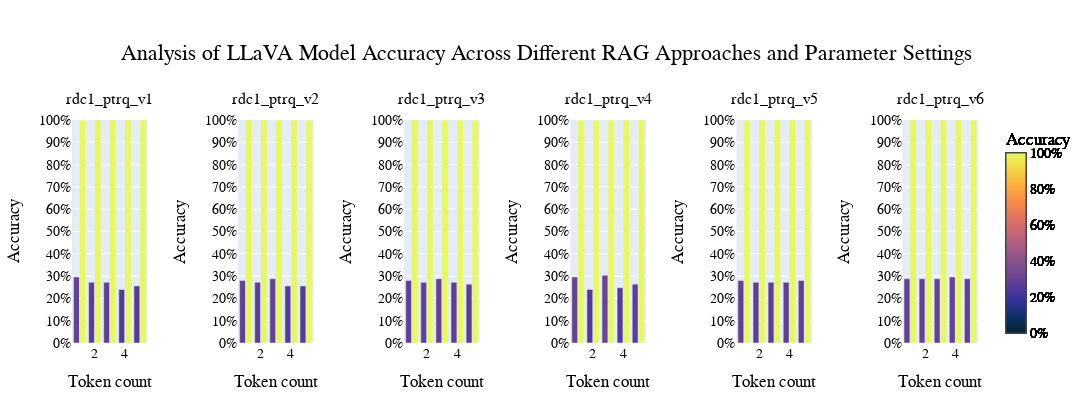

Write notebook code for a chart like this one.
### Markdown cell above
- 'rdc1_tc3' -> rq_v4 (el que mejor resultado da).
- Hacer lo mismo con Q+As (5 rags) (con pregunta y sin pregunta) --> DECIDIMOS LA MEJOR FORMA DE HACER IR  [SACAMOS OTRAS 2 LÍNEAS DE GRÁFICOS]
- Partir de este y hacer experimentos (2, 3, 4, 5 dokumentu)

BLOQUE RAG:

A: <RAG> ... </RAG> <br>
B: <RAG> ... </RAG> <br>
C: <RAG> ... </RAG> <br>
D: <RAG> ... </RAG> <br>

### Code cell
world_med_qa_v_plot_helpers.plot_rag_q_evaluation_results_by_groups(
    title="Analysis of LLaVA Model Accuracy Across Different RAG Approaches and Parameter Settings",
    evaluation_results=evaluation_results,
    row_variable='relevant_docs_count',
    column_variable='prompt_type',
    bar_graph_variable='token_count'
)

### Figure 1 — Plotly figure (JSON) as saved in the notebook; plotly's stock layout.template omitted (floating-point values rounded to 4 significant figures)
{"data": [{"hovertemplate": "Accuracy: %{y:.1%}<br>Token count: %{x}", "marker": {"cmax": 1, "cmin": 0, "color": [0.296, 0.272, 0.272, 0.24, 0.256], "colorbar": {"thickness": 20, "tickformat": ".0%", "tickvals": [0, 0.2, 0.4, 0.6, 0.8, 1], "title": {"text": "Accuracy"}}, "colorscale": [[0, "rgb(3, 35, 51)"], [0.09091, "rgb(13, 48, 100)"], [0.1818, "rgb(53, 50, 155)"], [0.2727, "rgb(93, 62, 153)"], [0.3636, "rgb(126, 77, 143)"], [0.4545, "rgb(158, 89, 135)"], [0.5455, "rgb(193, 100, 121)"], [0.6364, "rgb(225, 113, 97)"], [0.7273, "rgb(246, 139, 69)"], [0.8182, "rgb(251, 173, 60)"], [0.9091, "rgb(246, 211, 70)"], [1, "rgb(231, 250, 90)"]]}, "name": "rdc1_ptrq_v1", "type": "bar", "x": [1, 2, 3, 4, 5], "xaxis": "x", "y": [0.296, 0.272, 0.272, 0.24, 0.256], "yaxis": "y"}, {"hovertemplate": "Well-Formatted Answers: %{y:.1%}<br>Token count: %{x}", "marker": {"cmax": 1, "cmin": 0, "color": [1, 1, 1, 1, 1], "colorbar": {"thickness": 20, "tickformat": ".0%", "tickvals": [0, 0.2, 0.4, 0.6, 0.8, 1], "title": {"text": "Accuracy"}}, "colorscale": [[0, "rgb(3, 35, 51)"], [0.09091, "rgb(13, 48, 100)"], [0.1818, "rgb(53, 50, 155)"], [0.2727, "rgb(93, 62, 153)"], [0.3636, "rgb(126, 77, 143)"], [0.4545, "rgb(158, 89, 135)"], [0.5455, "rgb(193, 100, 121)"], [0.6364, "rgb(225, 113, 97)"], [0.7273, "rgb(246, 139, 69)"], [0.8182, "rgb(251, 173, 60)"], [0.9091, "rgb(246, 211, 70)"], [1, "rgb(231, 250, 90)"]]}, "name": "rdc1_ptrq_v1", "type": "bar", "x": [1, 2, 3, 4, 5], "xaxis": "x", "y": [1, 1, 1, 1, 1], "yaxis": "y"}, {"hovertemplate": "Accuracy: %{y:.1%}<br>Token count: %{x}", "marker": {"cmax": 1, "cmin": 0, "color": [0.28, 0.272, 0.288, 0.256, 0.256], "colorbar": {"thickness": 20, "tickformat": ".0%", "tickvals": [0, 0.2, 0.4, 0.6, 0.8, 1], "title": {"text": "Accuracy"}}, "colorscale": [[0, "rgb(3, 35, 51)"], [0.09091, "rgb(13, 48, 100)"], [0.1818, "rgb(53, 50, 155)"], [0.2727, "rgb(93, 62, 153)"], [0.3636, "rgb(126, 77, 143)"], [0.4545, "rgb(158, 89, 135)"], [0.5455, "rgb(193, 100, 121)"], [0.6364, "rgb(225, 113, 97)"], [0.7273, "rgb(246, 139, 69)"], [0.8182, "rgb(251, 173, 60)"], [0.9091, "rgb(246, 211, 70)"], [1, "rgb(231, 250, 90)"]]}, "name": "rdc1_ptrq_v2", "type": "bar", "x": [1, 2, 3, 4, 5], "xaxis": "x2", "y": [0.28, 0.272, 0.288, 0.256, 0.256], "yaxis": "y2"}, {"hovertemplate": "Well-Formatted Answers: %{y:.1%}<br>Token count: %{x}", "marker": {"cmax": 1, "cmin": 0, "color": [1, 1, 1, 1, 1], "colorbar": {"thickness": 20, "tickformat": ".0%", "tickvals": [0, 0.2, 0.4, 0.6, 0.8, 1], "title": {"text": "Accuracy"}}, "colorscale": [[0, "rgb(3, 35, 51)"], [0.09091, "rgb(13, 48, 100)"], [0.1818, "rgb(53, 50, 155)"], [0.2727, "rgb(93, 62, 153)"], [0.3636, "rgb(126, 77, 143)"], [0.4545, "rgb(158, 89, 135)"], [0.5455, "rgb(193, 100, 121)"], [0.6364, "rgb(225, 113, 97)"], [0.7273, "rgb(246, 139, 69)"], [0.8182, "rgb(251, 173, 60)"], [0.9091, "rgb(246, 211, 70)"], [1, "rgb(231, 250, 90)"]]}, "name": "rdc1_ptrq_v2", "type": "bar", "x": [1, 2, 3, 4, 5], "xaxis": "x2", "y": [1, 1, 1, 1, 1], "yaxis": "y2"}, {"hovertemplate": "Accuracy: %{y:.1%}<br>Token count: %{x}", "marker": {"cmax": 1, "cmin": 0, "color": [0.28, 0.272, 0.288, 0.272, 0.264], "colorbar": {"thickness": 20, "tickformat": ".0%", "tickvals": [0, 0.2, 0.4, 0.6, 0.8, 1], "title": {"text": "Accuracy"}}, "colorscale": [[0, "rgb(3, 35, 51)"], [0.09091, "rgb(13, 48, 100)"], [0.1818, "rgb(53, 50, 155)"], [0.2727, "rgb(93, 62, 153)"], [0.3636, "rgb(126, 77, 143)"], [0.4545, "rgb(158, 89, 135)"], [0.5455, "rgb(193, 100, 121)"], [0.6364, "rgb(225, 113, 97)"], [0.7273, "rgb(246, 139, 69)"], [0.8182, "rgb(251, 173, 60)"], [0.9091, "rgb(246, 211, 70)"], [1, "rgb(231, 250, 90)"]]}, "name": "rdc1_ptrq_v3", "type": "bar", "x": [1, 2, 3, 4, 5], "xaxis": "x3", "y": [0.28, 0.272, 0.288, 0.272, 0.264], "yaxis": "y3"}, {"hovertemplate": "Well-Formatted Answers: %{y:.1%}<br>Token count: %{x}", "marker": {"cmax": 1, "cmin": 0, "color": [1, 1, 1, 1, 1], "colorbar": {"thickness": 20, "tickformat": ".0%", "tickvals": [0, 0.2, 0.4, 0.6, 0.8, 1], "title": {"text": "Accuracy"}}, "colorscale": [[0, "rgb(3, 35, 51)"], [0.09091, "rgb(13, 48, 100)"], [0.1818, "rgb(53, 50, 155)"], [0.2727, "rgb(93, 62, 153)"], [0.3636, "rgb(126, 77, 143)"], [0.4545, "rgb(158, 89, 135)"], [0.5455, "rgb(193, 100, 121)"], [0.6364, "rgb(225, 113, 97)"], [0.7273, "rgb(246, 139, 69)"], [0.8182, "rgb(251, 173, 60)"], [0.9091, "rgb(246, 211, 70)"], [1, "rgb(231, 250, 90)"]]}, "name": "rdc1_ptrq_v3", "type": "bar", "x": [1, 2, 3, 4, 5], "xaxis": "x3", "y": [1, 1, 1, 1, 1], "yaxis": "y3"}, {"hovertemplate": "Accuracy: %{y:.1%}<br>Token count: %{x}", "marker": {"cmax": 1, "cmin": 0, "color": [0.296, 0.24, 0.304, 0.248, 0.264], "colorbar": {"thickness": 20, "tickformat": ".0%", "tickvals": [0, 0.2, 0.4, 0.6, 0.8, 1], "title": {"text": "Accuracy"}}, "colorscale": [[0, "rgb(3, 35, 51)"], [0.09091, "rgb(13, 48, 100)"], [0.1818, "rgb(53, 50, 155)"], [0.2727, "rgb(93, 62, 153)"], [0.3636, "rgb(126, 77, 143)"], [0.4545, "rgb(158, 89, 135)"], [0.5455, "rgb(193, 100, 121)"], [0.6364, "rgb(225, 113, 97)"], [0.7273, "rgb(246, 139, 69)"], [0.8182, "rgb(251, 173, 60)"], [0.9091, "rgb(246, 211, 70)"], [1, "rgb(231, 250, 90)"]]}, "name": "rdc1_ptrq_v4", "type": "bar", "x": [1, 2, 3, 4, 5], "xaxis": "x4", "y": [0.296, 0.24, 0.304, 0.248, 0.264], "yaxis": "y4"}, {"hovertemplate": "Well-Formatted Answers: %{y:.1%}<br>Token count: %{x}", "marker": {"cmax": 1, "cmin": 0, "color": [1, 1, 1, 1, 1], "colorbar": {"thickness": 20, "tickformat": ".0%", "tickvals": [0, 0.2, 0.4, 0.6, 0.8, 1], "title": {"text": "Accuracy"}}, "colorscale": [[0, "rgb(3, 35, 51)"], [0.09091, "rgb(13, 48, 100)"], [0.1818, "rgb(53, 50, 155)"], [0.2727, "rgb(93, 62, 153)"], [0.3636, "rgb(126, 77, 143)"], [0.4545, "rgb(158, 89, 135)"], [0.5455, "rgb(193, 100, 121)"], [0.6364, "rgb(225, 113, 97)"], [0.7273, "rgb(246, 139, 69)"], [0.8182, "rgb(251, 173, 60)"], [0.9091, "rgb(246, 211, 70)"], [1, "rgb(231, 250, 90)"]]}, "name": "rdc1_ptrq_v4", "type": "bar", "x": [1, 2, 3, 4, 5], "xaxis": "x4", "y": [1, 1, 1, 1, 1], "yaxis": "y4"}, {"hovertemplate": "Accuracy: %{y:.1%}<br>Token count: %{x}", "marker": {"cmax": 1, "cmin": 0, "color": [0.28, 0.272, 0.272, 0.272, 0.28], "colorbar": {"thickness": 20, "tickformat": ".0%", "tickvals": [0, 0.2, 0.4, 0.6, 0.8, 1], "title": {"text": "Accuracy"}}, "colorscale": [[0, "rgb(3, 35, 51)"], [0.09091, "rgb(13, 48, 100)"], [0.1818, "rgb(53, 50, 155)"], [0.2727, "rgb(93, 62, 153)"], [0.3636, "rgb(126, 77, 143)"], [0.4545, "rgb(158, 89, 135)"], [0.5455, "rgb(193, 100, 121)"], [0.6364, "rgb(225, 113, 97)"], [0.7273, "rgb(246, 139, 69)"], [0.8182, "rgb(251, 173, 60)"], [0.9091, "rgb(246, 211, 70)"], [1, "rgb(231, 250, 90)"]]}, "name": "rdc1_ptrq_v5", "type": "bar", "x": [1, 2, 3, 4, 5], "xaxis": "x5", "y": [0.28, 0.272, 0.272, 0.272, 0.28], "yaxis": "y5"}, {"hovertemplate": "Well-Formatted Answers: %{y:.1%}<br>Token count: %{x}", "marker": {"cmax": 1, "cmin": 0, "color": [1, 1, 1, 1, 1], "colorbar": {"thickness": 20, "tickformat": ".0%", "tickvals": [0, 0.2, 0.4, 0.6, 0.8, 1], "title": {"text": "Accuracy"}}, "colorscale": [[0, "rgb(3, 35, 51)"], [0.09091, "rgb(13, 48, 100)"], [0.1818, "rgb(53, 50, 155)"], [0.2727, "rgb(93, 62, 153)"], [0.3636, "rgb(126, 77, 143)"], [0.4545, "rgb(158, 89, 135)"], [0.5455, "rgb(193, 100, 121)"], [0.6364, "rgb(225, 113, 97)"], [0.7273, "rgb(246, 139, 69)"], [0.8182, "rgb(251, 173, 60)"], [0.9091, "rgb(246, 211, 70)"], [1, "rgb(231, 250, 90)"]]}, "name": "rdc1_ptrq_v5", "type": "bar", "x": [1, 2, 3, 4, 5], "xaxis": "x5", "y": [1, 1, 1, 1, 1], "yaxis": "y5"}, {"hovertemplate": "Accuracy: %{y:.1%}<br>Token count: %{x}", "marker": {"cmax": 1, "cmin": 0, "color": [0.288, 0.288, 0.288, 0.296, 0.288], "colorbar": {"thickness": 20, "tickformat": ".0%", "tickvals": [0, 0.2, 0.4, 0.6, 0.8, 1], "title": {"text": "Accuracy"}}, "colorscale": [[0, "rgb(3, 35, 51)"], [0.09091, "rgb(13, 48, 100)"], [0.1818, "rgb(53, 50, 155)"], [0.2727, "rgb(93, 62, 153)"], [0.3636, "rgb(126, 77, 143)"], [0.4545, "rgb(158, 89, 135)"], [0.5455, "rgb(193, 100, 121)"], [0.6364, "rgb(225, 113, 97)"], [0.7273, "rgb(246, 139, 69)"], [0.8182, "rgb(251, 173, 60)"], [0.9091, "rgb(246, 211, 70)"], [1, "rgb(231, 250, 90)"]]}, "name": "rdc1_ptrq_v6", "type": "bar", "x": [1, 2, 3, 4, 5], "xaxis": "x6", "y": [0.288, 0.288, 0.288, 0.296, 0.288], "yaxis": "y6"}, {"hovertemplate": "Well-Formatted Answers: %{y:.1%}<br>Token count: %{x}", "marker": {"cmax": 1, "cmin": 0, "color": [1, 1, 1, 1, 1], "colorbar": {"thickness": 20, "tickformat": ".0%", "tickvals": [0, 0.2, 0.4, 0.6, 0.8, 1], "title": {"text": "Accuracy"}}, "colorscale": [[0, "rgb(3, 35, 51)"], [0.09091, "rgb(13, 48, 100)"], [0.1818, "rgb(53, 50, 155)"], [0.2727, "rgb(93, 62, 153)"], [0.3636, "rgb(126, 77, 143)"], [0.4545, "rgb(158, 89, 135)"], [0.5455, "rgb(193, 100, 121)"], [0.6364, "rgb(225, 113, 97)"], [0.7273, "rgb(246, 139, 69)"], [0.8182, "rgb(251, 173, 60)"], [0.9091, "rgb(246, 211, 70)"], [1, "rgb(231, 250, 90)"]]}, "name": "rdc1_ptrq_v6", "type": "bar", "x": [1, 2, 3, 4, 5], "xaxis": "x6", "y": [1, 1, 1, 1, 1], "yaxis": "y6"}], "layout": {"annotations": [{"font": {"size": 16}, "showarrow": false, "text": "rdc1_ptrq_v1", "x": 0.04167, "xanchor": "center", "xref": "paper", "y": 1, "yanchor": "bottom", "yref": "paper", "yshift": 10}, {"font": {"size": 16}, "showarrow": false, "text": "rdc1_ptrq_v2", "x": 0.225, "xanchor": "center", "xref": "paper", "y": 1, "yanchor": "bottom", "yref": "paper", "yshift": 10}, {"font": {"size": 16}, "showarrow": false, "text": "rdc1_ptrq_v3", "x": 0.4083, "xanchor": "center", "xref": "paper", "y": 1, "yanchor": "bottom", "yref": "paper", "yshift": 10}, {"font": {"size": 16}, "showarrow": false, "text": "rdc1_ptrq_v4", "x": 0.5917, "xanchor": "center", "xref": "paper", "y": 1, "yanchor": "bottom", "yref": "paper", "yshift": 10}, {"font": {"size": 16}, "showarrow": false, "text": "rdc1_ptrq_v5", "x": 0.775, "xanchor": "center", "xref": "paper", "y": 1, "yanchor": "bottom", "yref": "paper", "yshift": 10}, {"font": {"size": 16}, "showarrow": false, "text": "rdc1_ptrq_v6", "x": 0.9583, "xanchor": "center", "xref": "paper", "y": 1, "yanchor": "bottom", "yref": "paper", "yshift": 10}], "barmode": "group", "font": {"color": "black", "family": "Arial, sans-serif", "size": 14}, "height": 400, "margin": {"b": 50, "l": 50, "r": 100, "t": 120}, "showlegend": false, "title": {"font": {"color": "black", "family": "Arial, sans-serif", "size": 22}, "pad": {"b": 30}, "text": "Analysis of LLaVA Model Accuracy Across Different RAG Approaches and Parameter Settings", "x": 0.5, "xanchor": "center"}, "width": 1450, "xaxis": {"anchor": "y", "domain": [0, 0.08333], "title": {"text": "Token count"}}, "xaxis2": {"anchor": "y2", "domain": [0.1833, 0.2667], "title": {"text": "Token count"}}, "xaxis3": {"anchor": "y3", "domain": [0.3667, 0.45], "title": {"text": "Token count"}}, "xaxis4": {"anchor": "y4", "domain": [0.55, 0.6333], "title": {"text": "Token count"}}, "xaxis5": {"anchor": "y5", "domain": [0.7333, 0.8167], "title": {"text": "Token count"}}, "xaxis6": {"anchor": "y6", "domain": [0.9167, 1], "title": {"text": "Token count"}}, "yaxis": {"anchor": "x", "domain": [0, 1], "range": [0, 1], "tickformat": ".0%", "tickvals": [0, 0.1, 0.2, 0.3, 0.4, 0.5, 0.6, 0.7, 0.8, 0.9, 1], "title": {"text": "Accuracy"}}, "yaxis2": {"anchor": "x2", "domain": [0, 1], "range": [0, 1], "tickformat": ".0%", "tickvals": [0, 0.1, 0.2, 0.3, 0.4, 0.5, 0.6, 0.7, 0.8, 0.9, 1], "title": {"text": "Accuracy"}}, "yaxis3": {"anchor": "x3", "domain": [0, 1], "range": [0, 1], "tickformat": ".0%", "tickvals": [0, 0.1, 0.2, 0.3, 0.4, 0.5, 0.6, 0.7, 0.8, 0.9, 1], "title": {"text": "Accuracy"}}, "yaxis4": {"anchor": "x4", "domain": [0, 1], "range": [0, 1], "tickformat": ".0%", "tickvals": [0, 0.1, 0.2, 0.3, 0.4, 0.5, 0.6, 0.7, 0.8, 0.9, 1], "title": {"text": "Accuracy"}}, "yaxis5": {"anchor": "x5", "domain": [0, 1], "range": [0, 1], "tickformat": ".0%", "tickvals": [0, 0.1, 0.2, 0.3, 0.4, 0.5, 0.6, 0.7, 0.8, 0.9, 1], "title": {"text": "Accuracy"}}, "yaxis6": {"anchor": "x6", "domain": [0, 1], "range": [0, 1], "tickformat": ".0%", "tickvals": [0, 0.1, 0.2, 0.3, 0.4, 0.5, 0.6, 0.7, 0.8, 0.9, 1], "title": {"text": "Accuracy"}}}}
